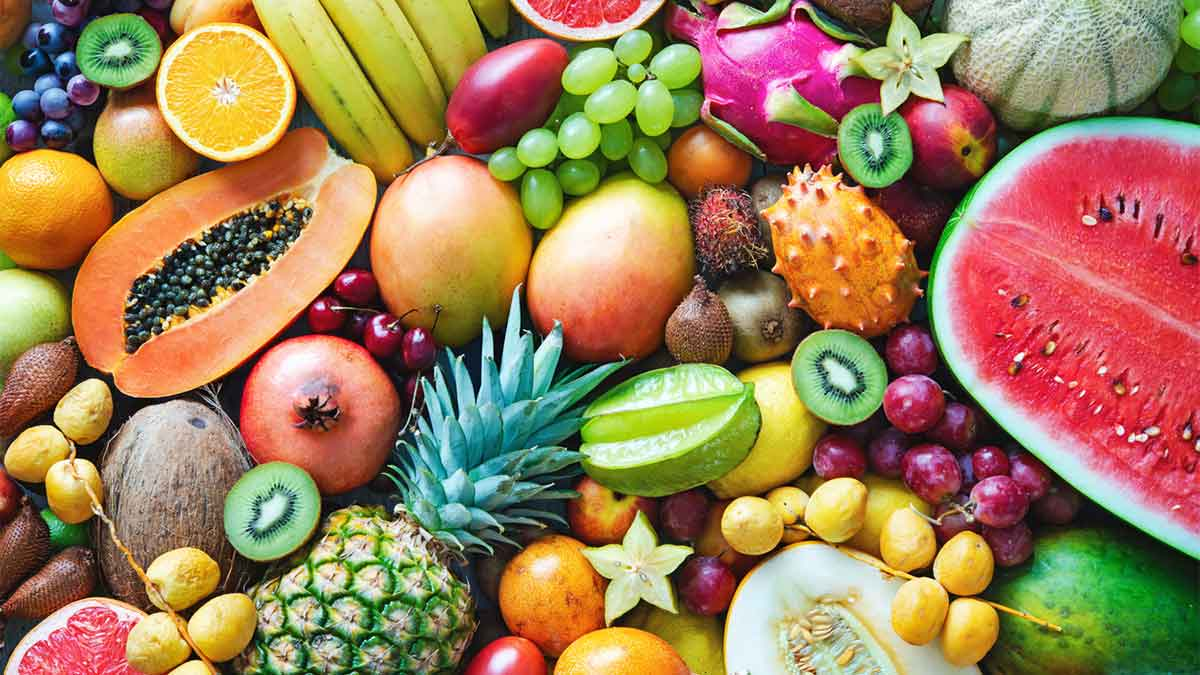
#> input picture 3TERMO/VISAO COMPUTACIONAL I/tutorial 4/frutas.jpg, 1200 x 675 px
$ jupyter execute PDI_Tutorial_4_vs_aluno.ipynb
#> lines starting #> are read from the running program, lines starting #| are printed output that depends on the picture
#**Tutorial **

Neste tutorial vamos:
- conversão de espaços de cores
  - BRG
  - RBG
  - HSI


##Passo 1: Carregar as dependências

*   [Numpy](https://www.numpy.org/) é uma biblioteca para manipular matrizes/vetores.
*   [Pandas](https://pandas.pydata.org/) é uma biblioteca para manipular e analisar dados.
*   [CV2](https://opencv-python-tutroals.readthedocs.io/en/latest/py_tutorials/py_gui/py_image_display/py_image_display.html) é uma biblioteca com diversas funcionalidades de visão computacional.
*   [Skimage](https://scikit-image.org/) é uma biblioteca que suporta aplicações de processamento de imagem em python.
*   [PIL](https://pypi.org/project/Pillow/) é uma biblioteca que adiciona suporte à abertura e gravação de muitos formatos de imagem diferentes.
*   [Matplotlib](https://matplotlib.org/) é uma biblioteca que gera figuras e gráficos.

[cell 1]
import numpy as np
import pandas as pd
import cv2
# from google.colab.patches import cv2_imshow # para exibir imagens dentro do COLAB
from skimage import io
from PIL import Image
import matplotlib.pylab as plt

##Passo 2: Conversão automática

Explorar as conversões de modelos de cores em Python utilizando o OpenCV e NumPy, com exemplos de como abrir uma imagem, convertê-la entre diferentes espaços de cores e exercícios para praticar esses conceitos.

[cell 2]
# permite que seja utilizada imagens do computador. Faz o upload do arquivo do seu computador para a nuvem aqui do Colab
# caso estivesse programando numa IDE no seu computador ao invés do Colab, não precisaria deste comando, bastaria informar o diretório completo dentro do imread

# from google.colab import files
# uploaded = files.upload()

# Carregando a imagem em BGR (padrão do OpenCV)
# Altere 'sua_imagem.jpg' para o caminho da sua imagem no Colab
#imagem_bgr = cv2.imread('sua_imagem.jpg')  # Lê a imagem em BGR
imagem_bgr = cv2.imread('frutas.jpg')  # Lê a imagem em BGR
#> imagem_bgr is the input picture: shape (675, 1200, 3); mean B, G, R 87.8, 126.2, 157.6

# Convertendo de BGR para RGB
# No OpenCV, a imagem é carregada em BGR, então precisamos convertê-la para RGB
imagem_rgb = cv2.cvtColor(imagem_bgr, cv2.COLOR_BGR2RGB)

# Exibindo a imagem original e a imagem convertida em RGB
plt.figure(figsize=(10, 5))
plt.subplot(1, 2, 1)
plt.imshow(imagem_bgr)  # Exibindo a imagem BGR
plt.title('Imagem em BGR')
plt.axis('off')

plt.subplot(1, 2, 2)
plt.imshow(imagem_rgb)  # Exibindo a imagem em RGB
plt.title('Imagem em RGB')
plt.axis('off')
plt.show()

# Convertendo a imagem para HSV
imagem_hsv = cv2.cvtColor(imagem_rgb, cv2.COLOR_RGB2HSV)
#> imagem_hsv: shape (675, 1200, 3); mean H, S, V 61.6, 143.8, 171

# Exibindo a imagem no espaço de cor HSV
plt.imshow(imagem_hsv)
plt.title('Imagem em HSV')
plt.axis('off')
plt.show()
#> figure, not shown here; B, G, R data is drawn as R, G, B

##Passo 3: Conversão manual

Explorar as conversões de modelos de cores em Python utilizando o OpenCV e NumPy, com exemplos de como abrir uma imagem, convertê-la entre diferentes espaços de cores e exercícios para praticar esses conceitos.

[cell 3]
# Conversão manual para o modelo HSI (simplificada)
# Normalizando a imagem RGB para valores entre 0 e 1
imagem_rgb_norm = imagem_rgb / 255.0

# Separando os canais
R, G, B = imagem_rgb_norm[..., 0], imagem_rgb_norm[..., 1], imagem_rgb_norm[..., 2]

# Calculando o valor de intensidade (I)
I = (R + G + B) / 3

# Calculando o valor de saturação (S)
S = 1 - (3 / (R + G + B + 1e-6) * np.minimum(np.minimum(R, G), B))

# Calculando o valor de matiz (H)
num = 0.5 * ((R - G) + (R - B))
denom = np.sqrt((R - G)**2 + (R - B) * (G - B)) + 1e-6
theta = np.arccos(num / denom)
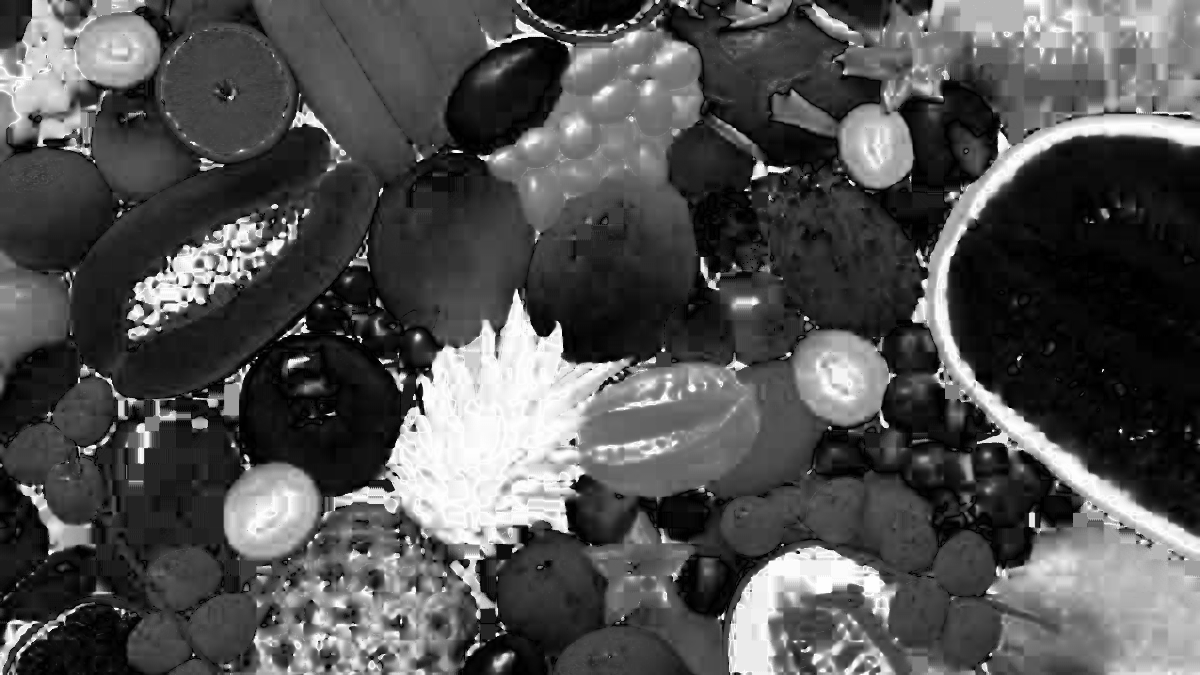
#> theta: shape (675, 1200) float64; min 0.00162, max 3.14, mean 1; drawn with min black and max white

H = np.where(B > G, 2 * np.pi - theta, theta)  # Ajusta o ângulo se B > G
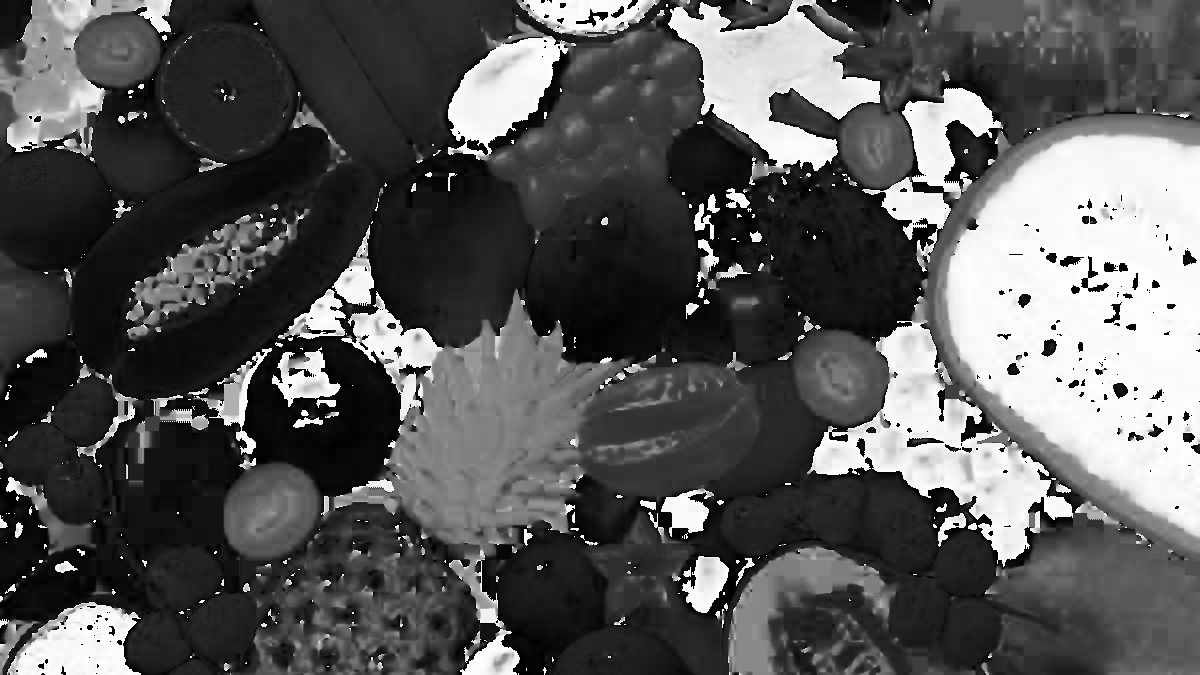
#> H: shape (675, 1200) float64; min 0.00162, max 6.28, mean 2.17; drawn with min black and max white
H = H / (2 * np.pi)  # Normalizando entre 0 e 1

# Compondo a imagem HSI
imagem_hsi = np.dstack((H, S, I))
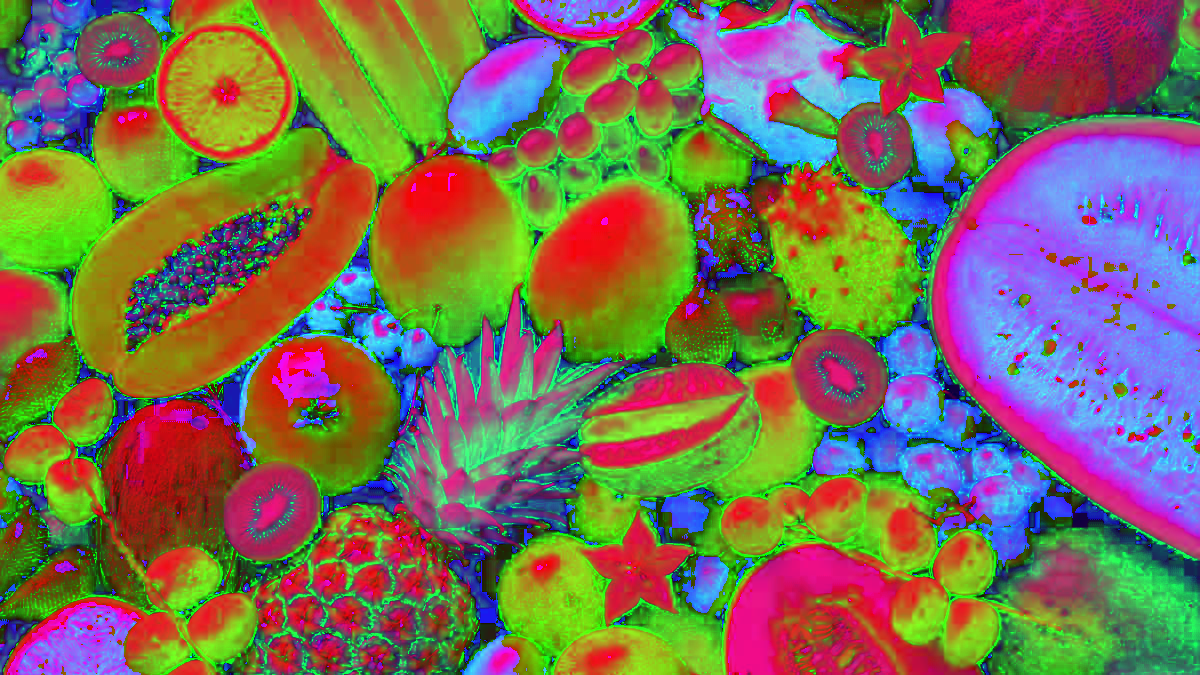
#> imagem_hsi: shape (675, 1200, 3) float64; mean of channels 0, 1, 2 0.345, 0.434, 0.486; drawn as B, G, R

# 8. Exibindo a imagem no modelo HSI
plt.imshow(imagem_hsi)
plt.title('Imagem em HSI')
plt.axis('off')
plt.show()

# Exercícios para os Alunos
# Exercício 1:

# Exercício 2: Manipule o canal de saturação da imagem HSI para aumentar a saturação em 30% e exiba o resultado.
# Dica: Multiplique o canal de saturação (S) por 1.3 e reconstrua a imagem HSI.

#### FAÇA #1: Reconversão de HSV para RGB.

Converta a imagem de volta de HSV para RGB e exiba-a.

Dica: Use a função cv2.cvtColor(imagem_hsv, cv2.COLOR_HSV2RGB)

[cell 4]
# FAÇA AQUI O SEU CÓDIGO
imagem_rgb2 = cv2.cvtColor(imagem_hsv, cv2.COLOR_HSV2RGB)

plt.imshow(imagem_rgb2)
plt.title('')
plt.axis('off')
plt.show()

#### FAÇA #2: Manipulação do canal de saturação na imagem HSI.

Manipule o canal de saturação da imagem HSI para aumentar a saturação em 30% e exiba o resultado.

Dica: Multiplique o canal de saturação (S) por 1.3 e reconstrua a imagem HSI.

[cell 5]
S2 = S*1.3

imagem_hsi2 = np.dstack((H , S2, I))
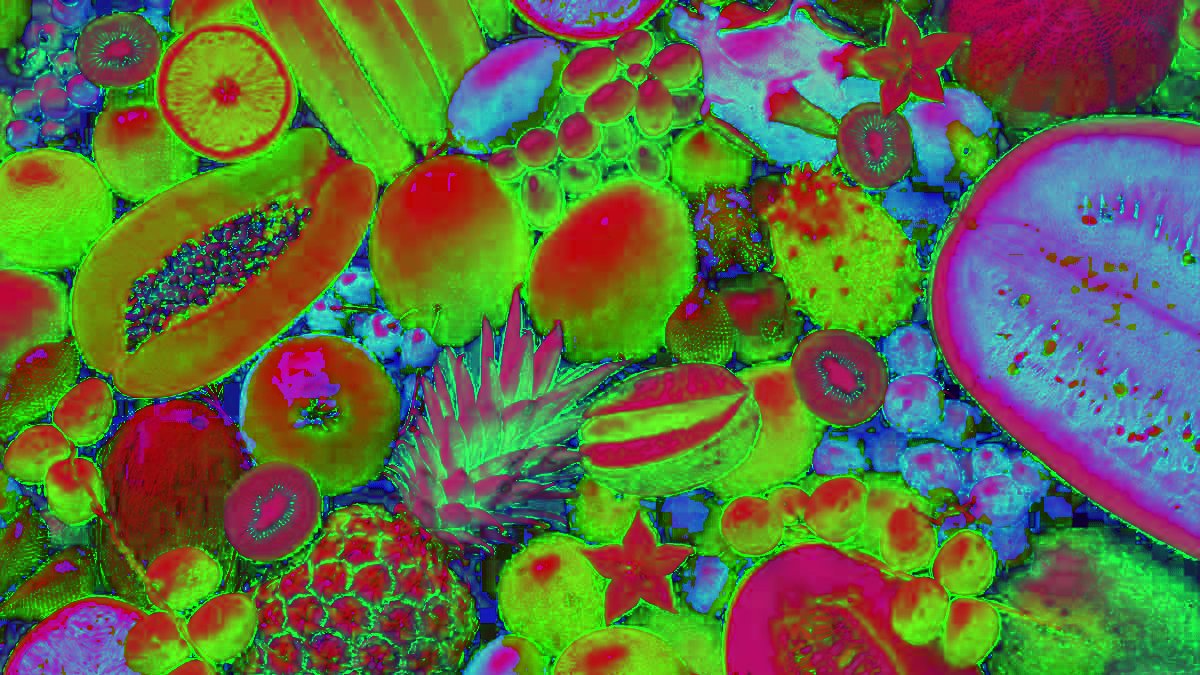
#> imagem_hsi2: shape (675, 1200, 3) float64; mean of channels 0, 1, 2 0.345, 0.564, 0.486; drawn with min black and max white

plt.imshow(imagem_hsi2)
plt.axis('off')
plt.title('Imagem HSI com 30% de saturação a mais')
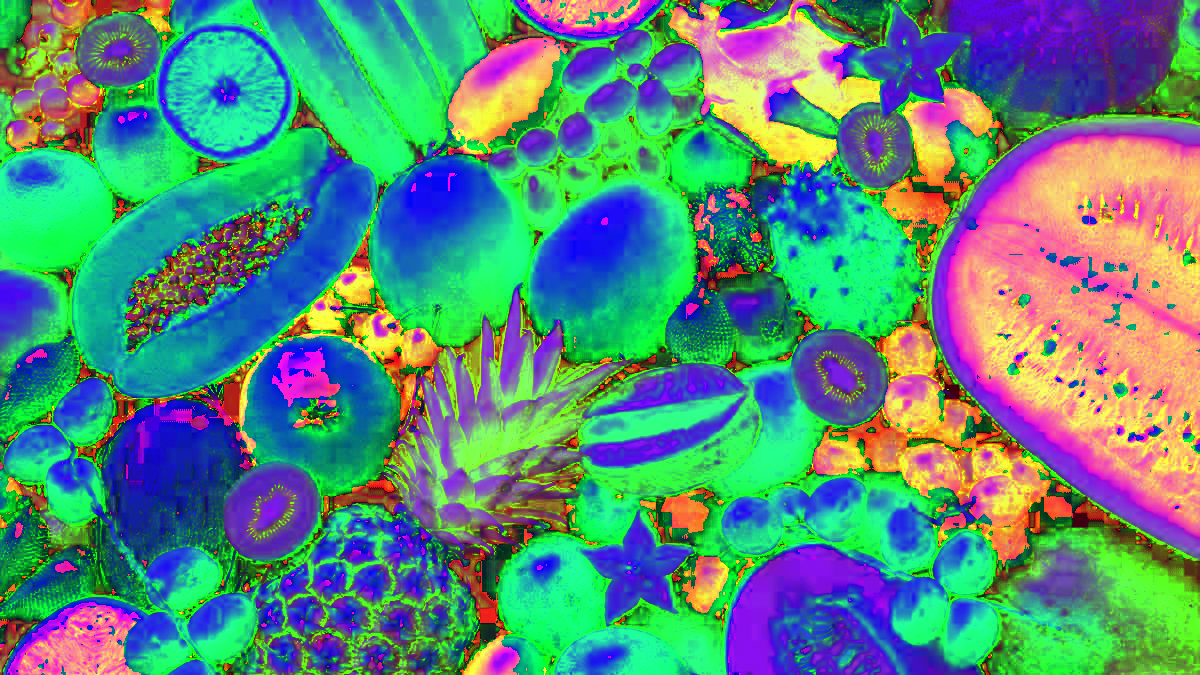
#> shown: shape (675, 1200, 3) float64; mean R, G, B 0.345, 0.546, 0.486

$ run again, with 3TERMO/VISAO COMPUTACIONAL I/tutorial 4/baixo_contraste.jpg copied over 3TERMO/VISAO COMPUTACIONAL I/tutorial 4/frutas.jpg
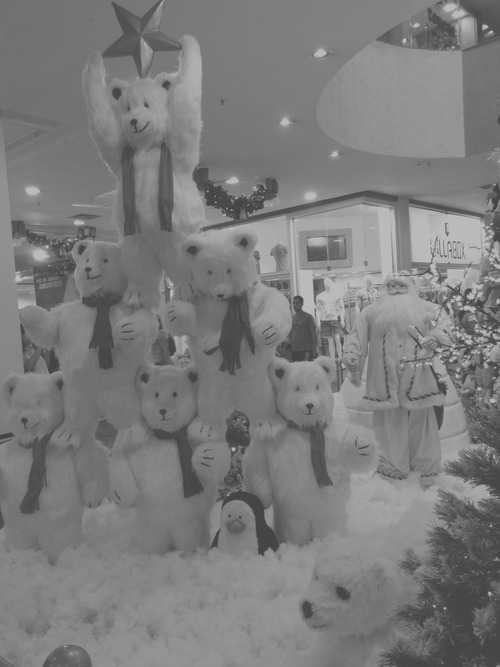
#> input picture 3TERMO/VISAO COMPUTACIONAL I/tutorial 4/baixo_contraste.jpg, 500 x 667 px
#> imagem_bgr is the input picture: shape (667, 500, 3); min 60, max 201, mean 124.2
#> imagem_hsv: shape (667, 500, 3); mean H, S, V 0, 0, 124.2
#> `S = 1 - (3 / (R + G + B + 1e-6) * np.minimum(np.minimum(R, G), B))`:
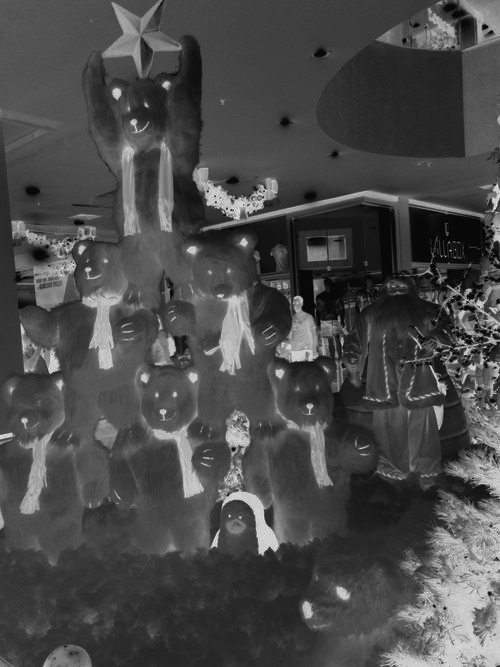
#> S: shape (667, 500) float64; min 4.23e-07, max 1.42e-06, mean 7.12e-07; drawn with min black and max white
#> num: shape (667, 500) float64; every value is 0
#> denom: shape (667, 500) float64; every value is 1e-06
#> theta: shape (667, 500) float64; every value is 1.57
#> H: shape (667, 500) float64; every value is 0.25
#> `imagem_hsi = np.dstack((H, S, I))`:
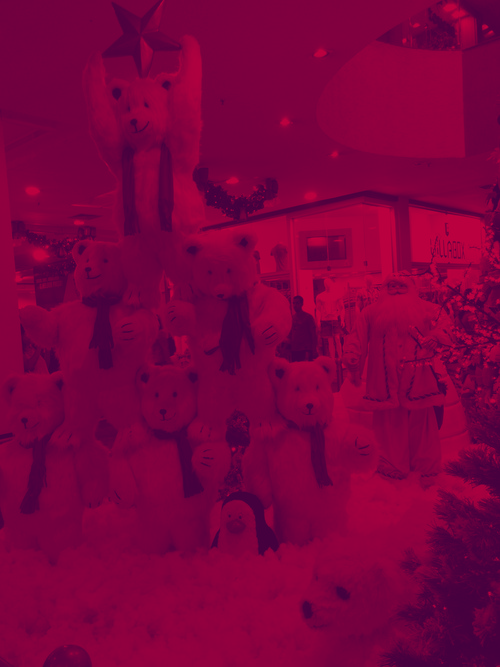
#> imagem_hsi: shape (667, 500, 3) float64; mean of channels 0, 1, 2 0.25, 7.12e-07, 0.487; drawn as B, G, R
